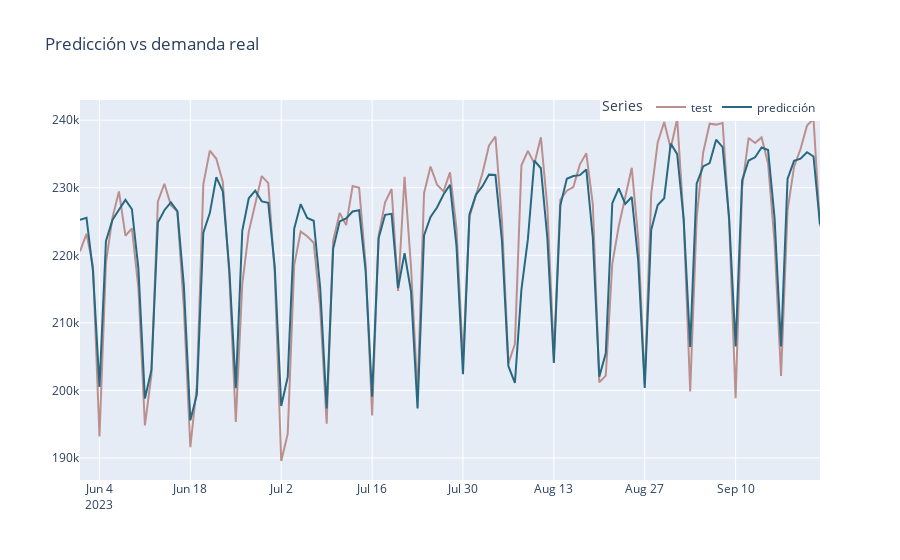

This figure's notebook cell:
### Code cell
# Models to compare Lasso.....
import random
random.seed(123)

models = [
          Lasso(random_state=123)
          ]

# Hyperparameter to search for each model
param_grids = {
               'Lasso': {'alpha': np.logspace(-10, 5, 50)}
               }

                        
# Lags used as predictors
lags_grid = [6, 7 ,14, 21, 28]

columnas_tipo_dia = [col for col in df.columns if col.startswith('TIPO_DIA_')]
variables_exogenas = nombres_variables + columnas_tipo_dia

df_results = pd.DataFrame()
for i, model in enumerate(models):
    print(f"-------------------------")
    print(f"Grid search for regressor: {model}")
    print(f"-------------------------")

    forecaster = ForecasterAutoreg(
                     regressor = model,
                     lags      = [1, 2, 3, 4, 5, 6, 7, 14, 21, 28],
                     transformer_y = StandardScaler()
                 )

    # Regressor hyperparameters
    param_grid = param_grids[list(param_grids)[i]]

    results_grid = grid_search_forecaster(
                       forecaster         = forecaster,
                       y                  = datos.loc[:fin_validacion, 'Demanda_SIN'],
                       exog               = datos.loc[:fin_validacion, variables_exogenas],
                       param_grid         = param_grid,
                       lags_grid          = lags_grid,
                       steps              = len(datos.loc[fin_train:fin_validacion]),
                       refit              = True, #True
                       metric             = ['mean_absolute_percentage_error','mean_squared_error', 'mean_absolute_error', 'mean_squared_log_error'],
                       initial_train_size = len(datos.loc[:fin_train]),
                       fixed_train_size   = True, # False
                       allow_incomplete_fold =True,
                       return_best        = True, #True
                       n_jobs             = 'auto',
                       verbose            = False, #True
                       show_progress      = True
                   )
    
    # Create a column with model name
    results_grid['model'] = list(param_grids)[i]
    
    df_results = pd.concat([df_results, results_grid])

df_results = df_results.sort_values(by='mean_absolute_percentage_error')



# Backtesting datos de test
# ==============================================================================
metric, predicciones = backtesting_forecaster(
                            forecaster         = forecaster,
                            y                    = datos.loc[:fin_validacion, 'Demanda_SIN'],
                            exog                 = datos.loc[:fin_validacion, variables_exogenas],
                            initial_train_size = len(datos.loc[:fin_train]),
                            fixed_train_size   = False, #Incremental
                            allow_incomplete_fold =True,
                            steps              = 7, #len(datos.loc[fin_train:fin_validacion])
                            metric             = ['mean_absolute_percentage_error', 'mean_squared_error', 'mean_absolute_error', 'mean_squared_log_error'],
                            refit              = True, #7
                            interval           = [2.5, 97.5],
                            random_state	  = 123,
                            n_jobs             = 'auto',
                            verbose            = True,
                            show_progress      = True,
                       )
print(metric)
print(f"Error de backtest_mean_absolute_percentage_error: {metric[0]:.2f}")
print(f"Error de backtest_mean_absolute_error: {metric[1]:.2f}")
print(f"Error de backtest_mean_squared_error: {metric[2]:.2f}")
print(f"Error de backtest_mean_squared_log_error: {metric[3]:.2f}")

predicciones
y_true = datos.loc[predicciones.index, 'Demanda_SIN']
mae = mean_absolute_error(y_true, predicciones['pred'])
mape = (mae / y_true).mean() * 100
mape_m=mean_absolute_percentage_error(y_true, predicciones['pred'])
print("MAPE_METRICA",mape_m)
print("MAPE:", mape)


# Importancia predictores
# ==============================================================================
print(forecaster.get_feature_importances())


#Grafico de predicciones vs real........

fig = go.Figure()
fig.add_trace(go.Scatter(x=datos.loc[predicciones.index, 'Demanda_SIN'].index,
                         y=datos.loc[predicciones.index, 'Demanda_SIN'],
                         mode='lines',
                         name='test',
                         line=dict(color='#bc8f8f'))) 
fig.add_trace(go.Scatter(x=predicciones.index,
                         y=predicciones['pred'],
                         mode='lines',
                         name='predicción',
                         line=dict(color='#276981'))) 
fig.update_layout(title='Predicción vs demanda real')
fig.update_layout(legend=dict(title='Series', orientation='h', y=1.02, xanchor='right', x=1))
fig.show()

### Figure 1 — Plotly figure (JSON) as saved in the notebook; plotly's stock layout.template omitted (floating-point values rounded to 4 significant figures)
{"data": [{"line": {"color": "#bc8f8f"}, "mode": "lines", "name": "test", "type": "scatter", "x": ["2023-06-01T00:00:00", "2023-06-02T00:00:00", "2023-06-03T00:00:00", "2023-06-04T00:00:00", "2023-06-05T00:00:00", "2023-06-06T00:00:00", "2023-06-07T00:00:00", "2023-06-08T00:00:00", "2023-06-09T00:00:00", "2023-06-10T00:00:00", "2023-06-11T00:00:00", "2023-06-12T00:00:00", "2023-06-13T00:00:00", "2023-06-14T00:00:00", "2023-06-15T00:00:00", "2023-06-16T00:00:00", "2023-06-17T00:00:00", "2023-06-18T00:00:00", "2023-06-19T00:00:00", "2023-06-20T00:00:00", "2023-06-21T00:00:00", "2023-06-22T00:00:00", "2023-06-23T00:00:00", "2023-06-24T00:00:00", "2023-06-25T00:00:00", "2023-06-26T00:00:00", "2023-06-27T00:00:00", "2023-06-28T00:00:00", "2023-06-29T00:00:00", "2023-06-30T00:00:00", "2023-07-01T00:00:00", "2023-07-02T00:00:00", "2023-07-03T00:00:00", "2023-07-04T00:00:00", "2023-07-05T00:00:00", "2023-07-06T00:00:00", "2023-07-07T00:00:00", "2023-07-08T00:00:00", "2023-07-09T00:00:00", "2023-07-10T00:00:00", "2023-07-11T00:00:00", "2023-07-12T00:00:00", "2023-07-13T00:00:00", "2023-07-14T00:00:00", "2023-07-15T00:00:00", "2023-07-16T00:00:00", "2023-07-17T00:00:00", "2023-07-18T00:00:00", "2023-07-19T00:00:00", "2023-07-20T00:00:00", "2023-07-21T00:00:00", "2023-07-22T00:00:00", "2023-07-23T00:00:00", "2023-07-24T00:00:00", "2023-07-25T00:00:00", "2023-07-26T00:00:00", "2023-07-27T00:00:00", "2023-07-28T00:00:00", "2023-07-29T00:00:00", "2023-07-30T00:00:00", "2023-07-31T00:00:00", "2023-08-01T00:00:00", "2023-08-02T00:00:00", "2023-08-03T00:00:00", "2023-08-04T00:00:00", "2023-08-05T00:00:00", "2023-08-06T00:00:00", "2023-08-07T00:00:00", "2023-08-08T00:00:00", "2023-08-09T00:00:00", "2023-08-10T00:00:00", "2023-08-11T00:00:00", "2023-08-12T00:00:00", "2023-08-13T00:00:00", "2023-08-14T00:00:00", "2023-08-15T00:00:00", "2023-08-16T00:00:00", "2023-08-17T00:00:00", "2023-08-18T00:00:00", "2023-08-19T00:00:00", "2023-08-20T00:00:00", "2023-08-21T00:00:00", "2023-08-22T00:00:00", "2023-08-23T00:00:00", "2023-08-24T00:00:00", "2023-08-25T00:00:00", "2023-08-26T00:00:00", "2023-08-27T00:00:00", "2023-08-28T00:00:00", "2023-08-29T00:00:00", "2023-08-30T00:00:00", "2023-08-31T00:00:00", "2023-09-01T00:00:00", "2023-09-02T00:00:00", "2023-09-03T00:00:00", "2023-09-04T00:00:00", "2023-09-05T00:00:00", "2023-09-06T00:00:00", "2023-09-07T00:00:00", "2023-09-08T00:00:00", "2023-09-09T00:00:00", "2023-09-10T00:00:00", "2023-09-11T00:00:00", "2023-09-12T00:00:00", "2023-09-13T00:00:00", "2023-09-14T00:00:00", "2023-09-15T00:00:00", "2023-09-16T00:00:00", "2023-09-17T00:00:00", "2023-09-18T00:00:00", "2023-09-19T00:00:00", "2023-09-20T00:00:00", "2023-09-21T00:00:00", "2023-09-22T00:00:00", "2023-09-23T00:00:00"], "y": [220600.0, 223200.0, 218400.0, 193200.0, 218900.0, 225600.0, 229500.0, 222900.0, 224000.0, 215200.0, 194800.0, 202300.0, 228000.0, 230600.0, 227400.0, 226500.0, 212200.0, 191600.0, 200700.0, 230500.0, 235500.0, 234300.0, 230900.0, 217200.0, 195300.0, 215800.0, 223500.0, 227700.0, 231700.0, 230700.0, 217300.0, 189500.0, 193600.0, 218600.0, 223500.0, 222800.0, 221900.0, 212200.0, 195100.0, 222200.0, 226300.0, 224500.0, 230300.0, 230000.0, 218700.0, 196300.0, 222900.0, 227800.0, 229800.0, 214700.0, 231600.0, 218200.0, 199400.0, 229200.0, 233100.0, 230500.0, 229500.0, 232300.0, 224000.0, 204300.0, 225700.0, 228900.0, 232200.0, 236200.0, 237600.0, 225300.0, 204000.0, 206900.0, 233300.0, 235500.0, 233600.0, 237500.0, 227100.0, 205200.0, 228200.0, 229600.0, 230100.0, 233400.0, 235100.0, 227600.0, 201200.0, 202200.0, 218700.0, 224300.0, 228500.0, 233000.0, 222400.0, 200900.0, 229100.0, 236700.0, 239700.0, 235800.0, 240200.0, 225300.0, 199800.0, 225500.0, 235200.0, 239500.0, 239300.0, 239600.0, 225000.0, 198800.0, 230000.0, 237400.0, 236600.0, 237500.0, 233600.0, 221900.0, 202100.0, 226600.0, 233100.0, 235700.0, 239200.0, 240200.0, 224300.0]}, {"line": {"color": "#276981"}, "mode": "lines", "name": "predicción", "type": "scatter", "x": ["2023-06-01T00:00:00", "2023-06-02T00:00:00", "2023-06-03T00:00:00", "2023-06-04T00:00:00", "2023-06-05T00:00:00", "2023-06-06T00:00:00", "2023-06-07T00:00:00", "2023-06-08T00:00:00", "2023-06-09T00:00:00", "2023-06-10T00:00:00", "2023-06-11T00:00:00", "2023-06-12T00:00:00", "2023-06-13T00:00:00", "2023-06-14T00:00:00", "2023-06-15T00:00:00", "2023-06-16T00:00:00", "2023-06-17T00:00:00", "2023-06-18T00:00:00", "2023-06-19T00:00:00", "2023-06-20T00:00:00", "2023-06-21T00:00:00", "2023-06-22T00:00:00", "2023-06-23T00:00:00", "2023-06-24T00:00:00", "2023-06-25T00:00:00", "2023-06-26T00:00:00", "2023-06-27T00:00:00", "2023-06-28T00:00:00", "2023-06-29T00:00:00", "2023-06-30T00:00:00", "2023-07-01T00:00:00", "2023-07-02T00:00:00", "2023-07-03T00:00:00", "2023-07-04T00:00:00", "2023-07-05T00:00:00", "2023-07-06T00:00:00", "2023-07-07T00:00:00", "2023-07-08T00:00:00", "2023-07-09T00:00:00", "2023-07-10T00:00:00", "2023-07-11T00:00:00", "2023-07-12T00:00:00", "2023-07-13T00:00:00", "2023-07-14T00:00:00", "2023-07-15T00:00:00", "2023-07-16T00:00:00", "2023-07-17T00:00:00", "2023-07-18T00:00:00", "2023-07-19T00:00:00", "2023-07-20T00:00:00", "2023-07-21T00:00:00", "2023-07-22T00:00:00", "2023-07-23T00:00:00", "2023-07-24T00:00:00", "2023-07-25T00:00:00", "2023-07-26T00:00:00", "2023-07-27T00:00:00", "2023-07-28T00:00:00", "2023-07-29T00:00:00", "2023-07-30T00:00:00", "2023-07-31T00:00:00", "2023-08-01T00:00:00", "2023-08-02T00:00:00", "2023-08-03T00:00:00", "2023-08-04T00:00:00", "2023-08-05T00:00:00", "2023-08-06T00:00:00", "2023-08-07T00:00:00", "2023-08-08T00:00:00", "2023-08-09T00:00:00", "2023-08-10T00:00:00", "2023-08-11T00:00:00", "2023-08-12T00:00:00", "2023-08-13T00:00:00", "2023-08-14T00:00:00", "2023-08-15T00:00:00", "2023-08-16T00:00:00", "2023-08-17T00:00:00", "2023-08-18T00:00:00", "2023-08-19T00:00:00", "2023-08-20T00:00:00", "2023-08-21T00:00:00", "2023-08-22T00:00:00", "2023-08-23T00:00:00", "2023-08-24T00:00:00", "2023-08-25T00:00:00", "2023-08-26T00:00:00", "2023-08-27T00:00:00", "2023-08-28T00:00:00", "2023-08-29T00:00:00", "2023-08-30T00:00:00", "2023-08-31T00:00:00", "2023-09-01T00:00:00", "2023-09-02T00:00:00", "2023-09-03T00:00:00", "2023-09-04T00:00:00", "2023-09-05T00:00:00", "2023-09-06T00:00:00", "2023-09-07T00:00:00", "2023-09-08T00:00:00", "2023-09-09T00:00:00", "2023-09-10T00:00:00", "2023-09-11T00:00:00", "2023-09-12T00:00:00", "2023-09-13T00:00:00", "2023-09-14T00:00:00", "2023-09-15T00:00:00", "2023-09-16T00:00:00", "2023-09-17T00:00:00", "2023-09-18T00:00:00", "2023-09-19T00:00:00", "2023-09-20T00:00:00", "2023-09-21T00:00:00", "2023-09-22T00:00:00", "2023-09-23T00:00:00"], "y": [225300.0, 225600.0, 217600.0, 200500.0, 222100.0, 225200.0, 226700.0, 228200.0, 226800.0, 218000.0, 198800.0, 203000.0, 224900.0, 226700.0, 227800.0, 226500.0, 215500.0, 195600.0, 199400.0, 223300.0, 226300.0, 231600.0, 229500.0, 217900.0, 200300.0, 223600.0, 228400.0, 229600.0, 228000.0, 227800.0, 218300.0, 197700.0, 202000.0, 223900.0, 227600.0, 225500.0, 225100.0, 215200.0, 197300.0, 221000.0, 225000.0, 225500.0, 226500.0, 226700.0, 217700.0, 199100.0, 222500.0, 226000.0, 226100.0, 215200.0, 220300.0, 214600.0, 197300.0, 223000.0, 225700.0, 227100.0, 229000.0, 230400.0, 221400.0, 202400.0, 226100.0, 229000.0, 230200.0, 231900.0, 231900.0, 222200.0, 203600.0, 201100.0, 214900.0, 222400.0, 234000.0, 232900.0, 222500.0, 204100.0, 227400.0, 231300.0, 231700.0, 231900.0, 232700.0, 222600.0, 202000.0, 205500.0, 227700.0, 229900.0, 227600.0, 228600.0, 219100.0, 200400.0, 223800.0, 227500.0, 228500.0, 236600.0, 235000.0, 225300.0, 206400.0, 230600.0, 233200.0, 233600.0, 237100.0, 236000.0, 225500.0, 206500.0, 231100.0, 234000.0, 234500.0, 236000.0, 235600.0, 225500.0, 206500.0, 231300.0, 234000.0, 234300.0, 235300.0, 234600.0, 224600.0]}], "layout": {"legend": {"orientation": "h", "title": {"text": "Series"}, "x": 1, "xanchor": "right", "y": 1.02}, "title": {"text": "Predicción vs demanda real"}}}
